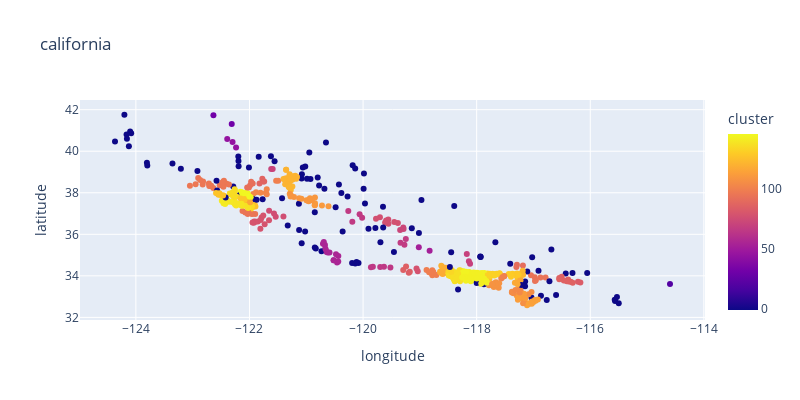

Here is the notebook cell this chart was saved with:
### Markdown cell above
##### CA

### Code cell
state_name = "california"

fig = px.scatter(
    df_merged[df_merged[STATE].isin([state_name])],
    y=LATITUDE,
    x=LONGITUDE,
    color=CLUSTER,
    hover_data=[CITY, STATE, MSA, POPULATION],
    height=400,
    width=800,
    title=f"{state_name}"
)
fig.update_layout(uniformtext_mode="hide", showlegend=False)
fig.show()

### Figure 1 — Plotly figure (JSON) as saved in the notebook; plotly's stock layout.template omitted (floating-point values rounded to 4 significant figures; data arrays with more than 128 entries replaced by an {"elided": "..."} marker saying what was removed)
{"data": [{"customdata": {"elided": "570x4 mixed values"}, "hovertemplate": "longitude=%{x}<br>latitude=%{y}<br>city=%{customdata[0]}<br>state=%{customdata[1]}<br>msa=%{customdata[2]}<br>population=%{customdata[3]}<br>cluster=%{marker.color}<extra></extra>", "legendgroup": "", "marker": {"color": {"elided": "570 int values"}, "coloraxis": "coloraxis", "symbol": "circle"}, "mode": "markers", "name": "", "orientation": "v", "showlegend": false, "type": "scatter", "x": {"elided": "570 float values"}, "xaxis": "x", "y": {"elided": "570 float values"}, "yaxis": "y"}], "layout": {"coloraxis": {"colorbar": {"title": {"text": "cluster"}}, "colorscale": [[0, "#0d0887"], [0.1111, "#46039f"], [0.2222, "#7201a8"], [0.3333, "#9c179e"], [0.4444, "#bd3786"], [0.5556, "#d8576b"], [0.6667, "#ed7953"], [0.7778, "#fb9f3a"], [0.8889, "#fdca26"], [1, "#f0f921"]]}, "height": 400, "legend": {"tracegroupgap": 0}, "showlegend": false, "title": {"text": "california"}, "uniformtext": {"mode": "hide"}, "width": 800, "xaxis": {"anchor": "y", "domain": [0, 1], "title": {"text": "longitude"}}, "yaxis": {"anchor": "x", "domain": [0, 1], "title": {"text": "latitude"}}}}
